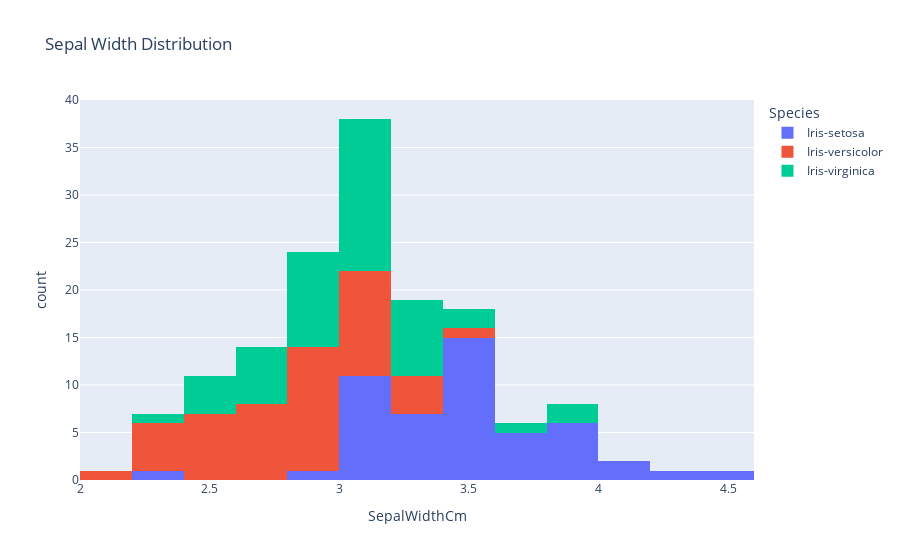

This figure's notebook cell:
### Code cell
px.histogram(df , x='SepalWidthCm', color='Species', hover_data=df.columns, title='Sepal Width Distribution')

### Figure 1 — Plotly figure (JSON) as saved in the notebook; plotly's stock layout.template omitted (floating-point values rounded to 4 significant figures)
{"data": [{"alignmentgroup": "True", "bingroup": "x", "hovertemplate": "Species=Iris-setosa<br>SepalWidthCm=%{x}<br>count=%{y}<extra></extra>", "legendgroup": "Iris-setosa", "marker": {"color": "#636efa", "pattern": {"shape": ""}}, "name": "Iris-setosa", "offsetgroup": "Iris-setosa", "orientation": "v", "showlegend": true, "type": "histogram", "x": [3.5, 3, 3.2, 3.1, 3.6, 3.9, 3.4, 3.4, 2.9, 3.1, 3.7, 3.4, 3, 3, 4, 4.4, 3.9, 3.5, 3.8, 3.8, 3.4, 3.7, 3.6, 3.3, 3.4, 3, 3.4, 3.5, 3.4, 3.2, 3.1, 3.4, 4.1, 4.2, 3.1, 3.2, 3.5, 3.1, 3, 3.4, 3.5, 2.3, 3.2, 3.5, 3.8, 3, 3.8, 3.2, 3.7, 3.3], "xaxis": "x", "yaxis": "y"}, {"alignmentgroup": "True", "bingroup": "x", "hovertemplate": "Species=Iris-versicolor<br>SepalWidthCm=%{x}<br>count=%{y}<extra></extra>", "legendgroup": "Iris-versicolor", "marker": {"color": "#EF553B", "pattern": {"shape": ""}}, "name": "Iris-versicolor", "offsetgroup": "Iris-versicolor", "orientation": "v", "showlegend": true, "type": "histogram", "x": [3.2, 3.2, 3.1, 2.3, 2.8, 2.8, 3.3, 2.4, 2.9, 2.7, 2, 3, 2.2, 2.9, 2.9, 3.1, 3, 2.7, 2.2, 2.5, 3.2, 2.8, 2.5, 2.8, 2.9, 3, 2.8, 3, 2.9, 2.6, 2.4, 2.4, 2.7, 2.7, 3, 3.4, 3.1, 2.3, 3, 2.5, 2.6, 3, 2.6, 2.3, 2.7, 3, 2.9, 2.9, 2.5, 2.8], "xaxis": "x", "yaxis": "y"}, {"alignmentgroup": "True", "bingroup": "x", "hovertemplate": "Species=Iris-virginica<br>SepalWidthCm=%{x}<br>count=%{y}<extra></extra>", "legendgroup": "Iris-virginica", "marker": {"color": "#00cc96", "pattern": {"shape": ""}}, "name": "Iris-virginica", "offsetgroup": "Iris-virginica", "orientation": "v", "showlegend": true, "type": "histogram", "x": [3.3, 2.7, 3, 2.9, 3, 3, 2.5, 2.9, 2.5, 3.6, 3.2, 2.7, 3, 2.5, 2.8, 3.2, 3, 3.8, 2.6, 2.2, 3.2, 2.8, 2.8, 2.7, 3.3, 3.2, 2.8, 3, 2.8, 3, 2.8, 3.8, 2.8, 2.8, 2.6, 3, 3.4, 3.1, 3, 3.1, 3.1, 3.1, 2.7, 3.2, 3.3, 3, 2.5, 3, 3.4, 3], "xaxis": "x", "yaxis": "y"}], "layout": {"barmode": "relative", "legend": {"title": {"text": "Species"}, "tracegroupgap": 0}, "title": {"text": "Sepal Width Distribution"}, "xaxis": {"anchor": "y", "domain": [0, 1], "title": {"text": "SepalWidthCm"}}, "yaxis": {"anchor": "x", "domain": [0, 1], "title": {"text": "count"}}}}
